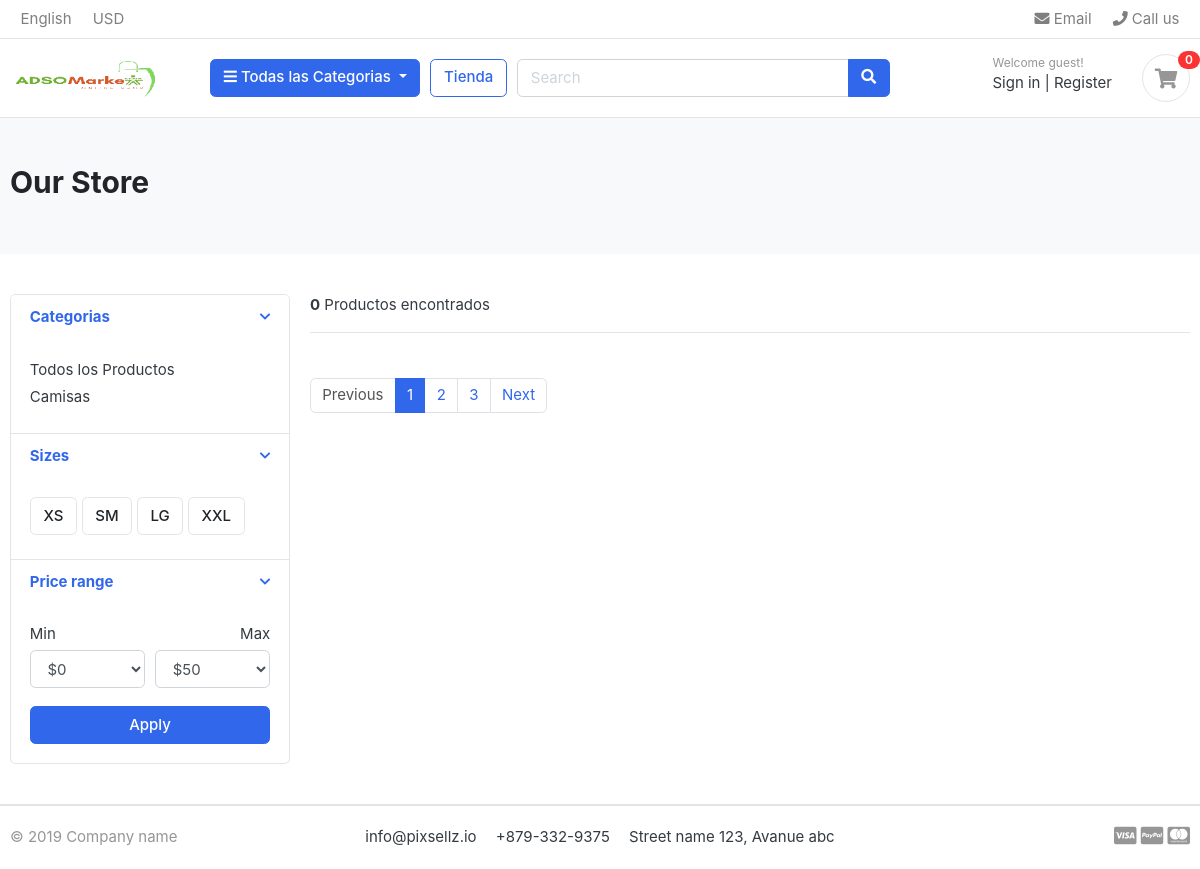
Before: /Tienda/ with the older database file.
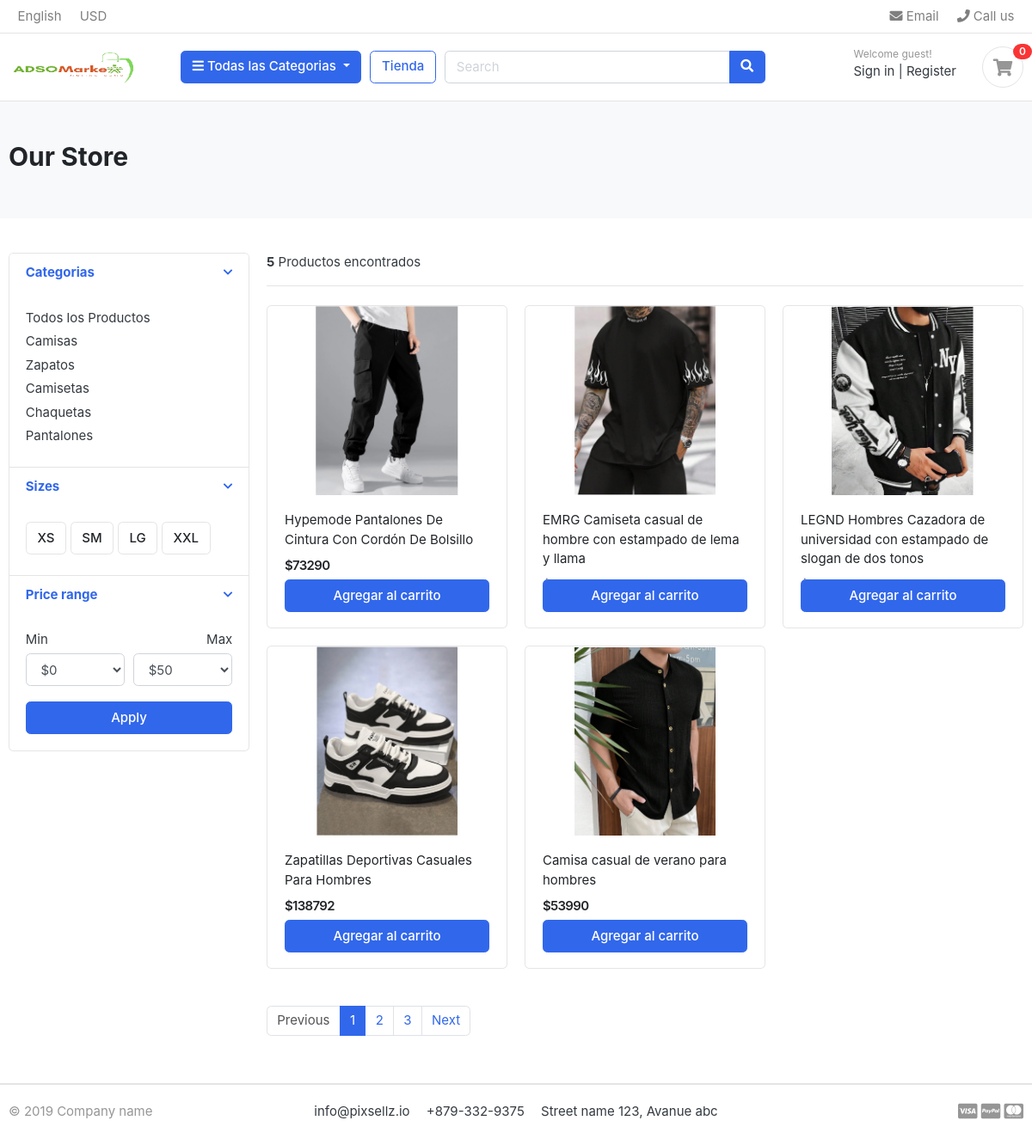
After: the same page with the newer database file.
### Categorias/models.py (models this page shows, shortened)
class Categorias(models.Model):
    nombre_categoria = models.CharField(max_length=50, unique=True)
    slug = models.CharField(max_length=100, unique=True)
    descripcion = models.TextField(max_length=255, blank=True)
    imagen = models.ImageField(upload_to='fotos/categorias', blank=True)
    class Meta:
        verbose_name = "Categoria"
        verbose_name_plural = "Categorias"
    def get_url(self):
        return reverse('productos_by_categoria', args=[self.slug])

### Tienda/models.py (models this page shows, shortened)
class Producto(models.Model):
    producto_nombre      = models.CharField(max_length=200, unique=True)
    slug                 = models.SlugField(max_length=200, unique=True)
    descripcion          = models.TextField(max_length=500, blank=True)
    precio               = models.IntegerField()
    Imagen               = models.ImageField(upload_to='fotos/productos')
    stock                = models.IntegerField()
    esta_disponible      = models.BooleanField(default=True)
    categoria            = models.ForeignKey(Categorias, on_delete=models.CASCADE)
    crear_fecha          = models.DateTimeField(auto_now_add=True)
    modificar_fecha      = models.DateTimeField(auto_now=True)
    def get_url(self):
        return reverse('producto_detalles', args=[self.categoria.slug, self.slug])

### Tienda/views.py (the view)
# urls.py: path('Tienda/', include('Tienda.urls')),
def Tienda(request, categoria_slug=None):
    categorias = None
    productos = None
    if categoria_slug != None:
        categorias = get_object_or_404(Categorias, slug=categoria_slug)
        productos = Producto.objects.filter(categoria=categorias, esta_disponible= True)
        producto_contador = productos.count()
    else:
        productos = Producto.objects.all().filter(esta_disponible=True)
        producto_contador = productos.count()
    context = {
        'productos': productos,
        'producto_contador': producto_contador,
    }
    return render(request, 'Tienda/Tienda.html', context)

### Categorias/context_processors.py (called while the page is built)
def menu_links(request):
    links = Categorias.objects.all()
    return dict(links=links)

### templates/Tienda/Tienda.html (shortened to what the changed rows need)
{% extends 'base.html' %}
{% block content %}
<section class="section-pagetop bg">
<div class="container">
    <h2 class="title-page">Our Store</h2>
</div>
</section>
<section class="section-content padding-y">
    <div class="container">
    <div class="row">
        <aside class="col-md-3">
    <div class="card">
        <article class="filter-group">
            <div class="filter-content collapse show" id="collapse_1" style="">
                <div class="card-body">
                    <ul class="list-menu">
                        {% for Categorias in links %}
                    <li><a href="{{Categorias.get_url}}">{{Categorias.nombre_categoria}}  </a></li>
                        {% endfor %}
                    </ul>
                </div>
            </div>
        </article>
    </div>
        </aside>
        <main class="col-md-9">
    <header class="border-bottom mb-4 pb-3">
            <div class="form-inline">
                <span class="mr-md-auto"><b>{{ producto_contador }}</b> Productos encontrados </span>
            </div>
    </header>
    <div class="row">
        {% for Producto in productos %}
        <div class="col-md-4">
            <figure class="card card-product-grid">
                <div class="img-wrap">
                    <a href="{{ Producto.get_url }}"><img src="{{ Producto.Imagen.url }}"></a>
                </div>
                <figcaption class="info-wrap">
                    <div class="fix-height">
                        <a href="{{ Producto.get_url }}" class="title">{{ Producto.producto_nombre}}</a>
                        <div class="price-wrap mt-2">
                            <span class="price">${{ Producto.precio }}</span>
                        </div>
                    </div>
                    <a href="#" class="btn btn-block btn-primary">Agregar al carrito </a>
                </figcaption>
            </figure>
        </div>
        {% endfor %}
    </div>
        </main>
    </div>
    </div>
    </section>
{% endblock %}

Changed rows visible on the page:
added Categorias: nombre_categoria "Zapatos"
added Categorias: nombre_categoria "Camisetas"
added Categorias: nombre_categoria "Chaquetas"
added Categorias: nombre_categoria "Pantalones"
added Producto: Imagen (picture), producto_nombre "Hypemode Pantalones De Cintura Con Cordón De Bolsillo", precio "73290"
added Producto: Imagen (picture), producto_nombre "EMRG Camiseta casual de hombre con estampado de lema y llama"
added Producto: Imagen (picture), producto_nombre "LEGND Hombres Cazadora de universidad con estampado de slogan de dos tonos"
added Producto: Imagen (picture), producto_nombre "Zapatillas Deportivas Casuales Para Hombres", precio "138792"
added Producto: Imagen (picture), producto_nombre "Camisa casual de verano para hombres", precio "53990"
Other visible differences:
{{ producto_contador }}: "0" → "5"
